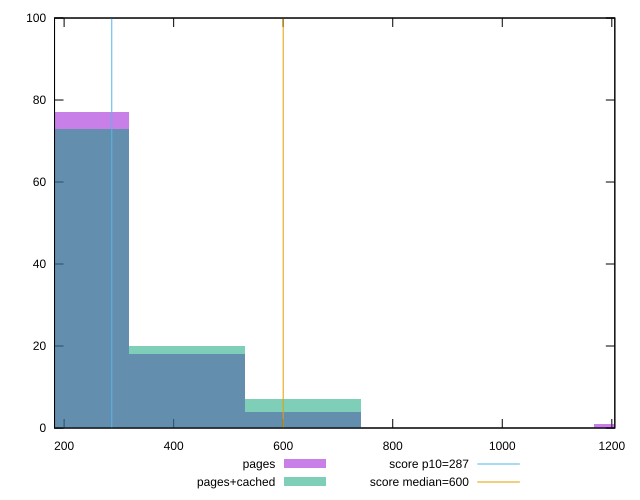

Source code (gnuplot):
reset

$pages <<EOF
636.6263842719644 4
1273.2527685439288 1
212.20879475732147 77
424.41758951464294 18
EOF

$pagesCached <<EOF
636.6263842719644 7
424.41758951464294 20
212.20879475732147 73
EOF

set key outside below
set boxwidth 212.20879475732147
set xrange [182.4999999999991:1205.500000000001]
set yrange [0:100]
set trange [0:100]
set style fill transparent solid 0.5 noborder

set parametric
set terminal svg size 640, 500 enhanced background rgb 'white'
set output "report_00019_2021-02-10T18-14-37.922Z//total-blocking-time/comparison/histogram/0_vs_1.svg"

plot $pages title "pages" with boxes, \
     $pagesCached title "pages+cached" with boxes, \
     287,t title "score p10=287", \
     600,t title "score median=600"

reset
